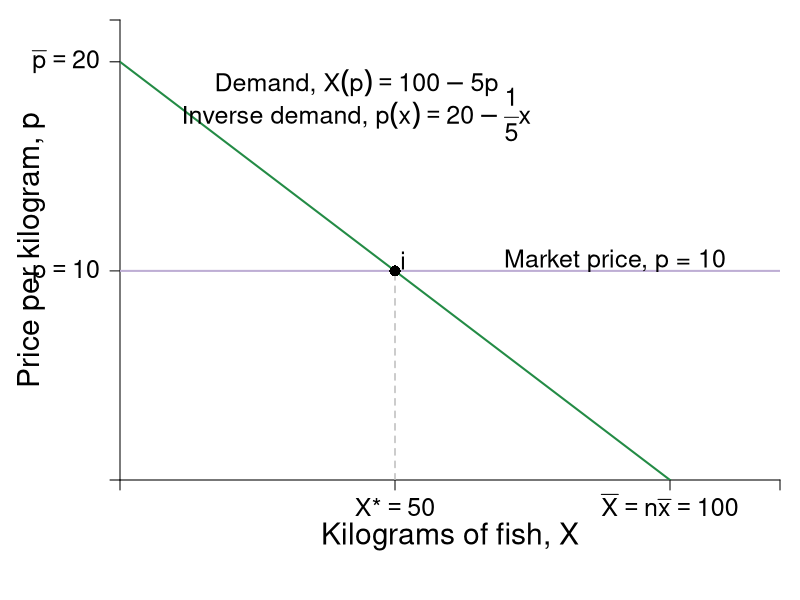

Here is the R script that generated this plot:
require(shape)
pdf(file = "indmarketdemand/demand_market_price.pdf", width = 9, height = 7)

#Set parameters for graphics
pointsize <- 1.8
axislabelsize <- 1.8
labelsize <- 1.5
namesize <- 1.8
annotatesize <- 1.5
graphlinewidth <- 2
segmentlinewidth <- 1.5

COL <- c("#7fc97f", "#beaed4", "#fdc086", "#ffff99", "#386cb0", "#f0027f", "#bf5b17", "#666666")
COLA <- c("#99d8c9","#66c2a4","#41ae76", "#238b45", "#005824")
COLB <- c("#4eb3d3", "#2b8cbe", "#0868ac","#084081")

par(mar =  c(6, 6, 1, 1))

mrsA <- function(x, rmax = 20, xmax = 100) {
  rmax - (rmax/xmax)*x
}

# uA <- function(x, y, rmax, rmax = 20, xmax = 10) {
#   y + rmax*x - (1/2)(rmax/xmax)*x^2
# }

xlims <- c(0, 120)
ylims <- c(0, 22)

npts <- 501 
x <- seq(xlims[1], xlims[2], length.out = npts)
y <- seq(ylims[1], ylims[2], length.out = npts) 
a <- c(46.08, 55, 64)
b <- c(46.08, 55, 64)

plot(0, 0, xlim = xlims, ylim = ylims, type = "n",
     xlab = expression(paste("")),
     ylab = expression(paste("")), 
     xaxt = "n", 
     yaxt = "n", 
     cex.lab = axislabelsize, 
     bty = "n",
     xaxs="i", 
     yaxs="i")

# ticksy <- seq(from = 0, to = ylims[2], by = 2)
# ylabels <- seq(from = 0, to = ylims[2], by = 2)
# ticksx <- seq(from = 0, to = xlims[2], by = 2)
# xlabels <- seq(from = 0, to = xlims[2], by = 2)
ticksy <- c(0, 10, 20, ylims[2])
ylabels <- c(NA, expression(paste(p == 10)), expression(paste(bar(p) == 20)), NA)
ticksx <- c(0, 50, 100, xlims[2])
xlabels <- c(NA, expression(paste(X,"*") == 50), expression(paste(bar(X)==n*bar(x), phantom()==100)), NA)

axis(1, at = ticksx, pos = 0, labels = xlabels, cex.axis = labelsize)
axis(2, at = ticksy, pos = 0, labels = ylabels, las = 1, cex.axis = labelsize)

npts <- 500 
xx1 <- seq(xlims[1], xlims[2], length.out = npts)

#xpoly <- c(0, 10, 0)
#ypoly <- c(5, 5, 10)
#polygon(x = xpoly, y = ypoly, col = COL[4], density=NULL, border = NA)

#Lines for mrs graph
lines(xx1, mrsA(xx1), col = COLA[4], lwd = graphlinewidth)

segments(0, 10, xlims[2], 10, lty = 1, col = COL[2] , lwd = graphlinewidth)
segments(50, 0, 50, 10, lty = 2, col = "gray" , lwd = segmentlinewidth)

#Label axes
#mtext(expression(paste("Quantity of fish, ", x)), side=1, line = 2.5, cex = axislabelsize)
text(0.5*xlims[2], -2.7, expression(paste("Kilograms of fish, ", X)), xpd = TRUE, cex = axislabelsize) 
text(-16.2, 0.5*ylims[2], expression(paste("Price per kilogram, ", p )), xpd = TRUE, cex = axislabelsize, srt = 90) 

points(50, 10, pch = 16, col = "black", cex = 1.5)
text(51.5, 10.5, expression(i), cex = annotatesize)

#segments(4.11765, 6.17647, 5.88, 8.88, lty = 1, col = COL[2] , lwd = graphlinewidth)
text(90, 10.5, expression("Market price, p = 10"), cex = labelsize)
#text(7.3, 2.5, expression("Curve"))
#Arrows(7.3, 3.5, 7.3, 6.1, col = "black", lty = 1, lwd = 2, arr.type = "triangle", arr.lwd = 0.5)

#Label the iso-welfare functions for the HG, Aisha
# text(3.8, 1.5, expression(u[1]^A))
# text(4.6, 1.5, expression(u[2]^A))
# text(5.5, 1.5, expression(u[3]^A))
#text(6.6, 8.3, expression(u[4]^A))


#Label the indifference curves for the HG, Betty
# text(7.6, 17, expression(u[1]^B))
# text(6.75, 17, expression(u[2]^B))
# text(6, 17, expression(u[3]^B))
#text(3.4, 6.9, expression(v[4]^B))

#Label mrs function
text(43, 19, expression(paste("Demand, ", X(p) == 100 - 5 *p)), cex = annotatesize)
text(43, 17.5, expression(paste("Inverse demand, ", p(x) == 20 - frac(1,5) *x)), cex = annotatesize)
#Arrows(10, 7.5, 10, 5, col = "black", lty = 1, lwd = 2, arr.type = "triangle", arr.lwd = 0.5)

#Label satiation
#text(20, 3.5, expression(paste(bar(x) == "Point")))
#text(20, 3, expression(paste("of Satiation")))
#Arrows(20, 2.5, 20, 0.5, col = "black", lty = 1, lwd = 2, arr.type = "triangle", arr.lwd = 0.5)

#Label highest willingness to pay
#text(5, 10, expression("Consumer Surplus"))
#text(5, 9, expression(paste(CS==frac(1, 2)*bgroup("(",bar(r) - p,")")*x)))
#Arrows(5, 8.5, 5, 6, col = "black", lty = 1, lwd = 2, arr.type = "triangle", arr.lwd = 0.5)

dev.off()
